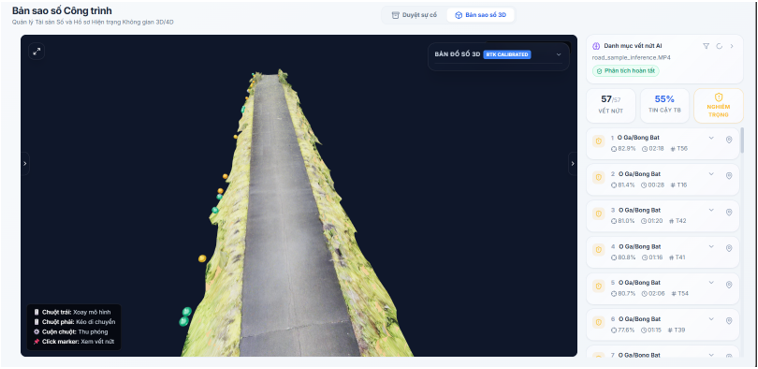
#> input picture docs/images/3d_digital_twin.png, 758 x 369 px; its folder holds only this picture in this run
$ python 03_slice_dataset_polygon_seg.py
#> lines starting #> are read from the running program, lines starting #| are printed output that depends on the picture
import os
import sys
import cv2
import yaml
import random
import shutil
import numpy as np
from pathlib import Path
from tqdm import tqdm
from concurrent.futures import ThreadPoolExecutor, as_completed
from collections import Counter

if hasattr(sys.stdout, "reconfigure"):
    sys.stdout.reconfigure(encoding='utf-8')
if hasattr(sys.stderr, "reconfigure"):
    sys.stderr.reconfigure(encoding='utf-8')

BASE_DIR = Path(__file__).parent

# Đường dẫn dữ liệu đã chia split sẵn của người dùng
SRC_DIR = Path(r"F:\bridge_defect_pipeline\data")
if not SRC_DIR.exists():
    SRC_DIR = BASE_DIR / "Dataset_Split"

DEST_DIR = BASE_DIR / "Dataset_Sliced"

PATCH_SIZE = 640
OVERLAP_PX = 128
BG_KEEP_RATIO = 0.50
NUM_WORKERS = 8
SPLITS = ["train", "val", "test"]

# ================================================================
# BẢNG LỌC VÀ ÁNH XẠ CHUẨN XÁC NATIVE 7 LỚP DẦM CẦU CỐT LÕI (0..6)
# ================================================================
RAW_TO_7CLASS_MAP = {
    0: 0,   # Biological_Growth -> 0
    2: 1,   # Corrosion -> 1
    3: 2,   # Crack -> 2
    4: 3,   # Efflorescence_Leaching -> 3
    6: 4,   # Exposed Rebar -> 4
    9: 5,   # Spalling -> 5
    10: 6   # Staining_Infiltration -> 6
}

PURE_7CLASSES_NAMES = {
    0: "Biological_Growth",
    1: "Corrosion",
    2: "Crack",
    3: "Efflorescence_Leaching",
    4: "Exposed Rebar",
    5: "Spalling",
    6: "Staining_Infiltration"
}

def parse_polygon_label(label_path):
    labels = []
    if not label_path.exists():
        return labels
    with open(label_path, "r", encoding="utf-8") as f:
        for line in f:
            parts = line.strip().split()
            if len(parts) >= 7:
                raw_cls_id = int(parts[0])
                # Lọc bỏ 4 lớp không thuộc 7 lớp dầm cầu cốt lõi
                if raw_cls_id in RAW_TO_7CLASS_MAP:
                    mapped_cls_id = RAW_TO_7CLASS_MAP[raw_cls_id]
                    coords = [float(x) for x in parts[1:]]
                    labels.append((mapped_cls_id, coords))
    return labels

def process_single_image(img_path, lbl_path, dest_img_dir, dest_lbl_dir, is_train=True):
#> called with is_train = True
    img = cv2.imread(str(img_path))
#> img is the input picture: shape (369, 758, 3); mean B, G, R 130.5, 123.1, 118.1
    if img is None:
        return 0, 0, Counter()

    h, w, _ = img.shape
#> h = 369; w = 758
    poly_labels = parse_polygon_label(lbl_path)

    stride = PATCH_SIZE - OVERLAP_PX
    x_steps = max(1, int(np.ceil((w - OVERLAP_PX) / stride)))
#> x_steps = 2
    y_steps = max(1, int(np.ceil((h - OVERLAP_PX) / stride)))
#> y_steps = 1

    bg_patches = []
    fg_patches = []
    stats = Counter()

    for i in range(y_steps):
        for j in range(x_steps):
            x1 = j * stride
            y1 = i * stride
            if x1 + PATCH_SIZE > w:
                x1 = max(0, w - PATCH_SIZE)
            if y1 + PATCH_SIZE > h:
                y1 = max(0, h - PATCH_SIZE)

            x2 = min(x1 + PATCH_SIZE, w)
            y2 = min(y1 + PATCH_SIZE, h)

            patch = img[y1:y2, x1:x2]
            ph, pw, _ = patch.shape

            if ph < PATCH_SIZE or pw < PATCH_SIZE:
                padded = np.zeros((PATCH_SIZE, PATCH_SIZE, 3), dtype=np.uint8)
                padded[0:ph, 0:pw] = patch
                patch = padded

            patch_polys = []
            for cls_id, coords in poly_labels:
                pts = np.array(coords).reshape(-1, 2)
                pts[:, 0] *= w
                pts[:, 1] *= h

                pts[:, 0] -= x1
                pts[:, 1] -= y1

                inside_pts = (pts[:, 0] >= 0) & (pts[:, 0] <= PATCH_SIZE) & \
                             (pts[:, 1] >= 0) & (pts[:, 1] <= PATCH_SIZE)

                if np.sum(inside_pts) >= 3:
                    pts[:, 0] = np.clip(pts[:, 0], 0, PATCH_SIZE)
                    pts[:, 1] = np.clip(pts[:, 1], 0, PATCH_SIZE)

                    pts_norm = pts / PATCH_SIZE
                    coords_str = " ".join([f"{pt[0]:.6f} {pt[1]:.6f}" for pt in pts_norm])
                    patch_polys.append(f"{cls_id} {coords_str}")
                    stats[cls_id] += 1

            patch_name = f"{img_path.stem}_p{x1}_{y1}"
            if patch_polys:
                fg_patches.append((patch_name, patch, patch_polys))
            else:
                bg_patches.append((patch_name, patch, []))
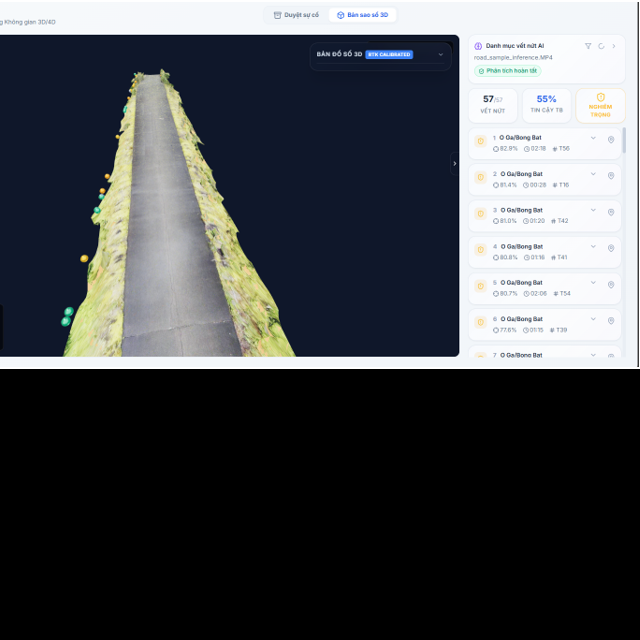
#> padded: shape (640, 640, 3); mean B, G, R 78.5, 75, 72.1
#> after the loop, bg_patches = 2 items; fg_patches = []; stats = 0 items

    if is_train and bg_patches:
        n_bg_keep = int(len(bg_patches) * BG_KEEP_RATIO)
#> n_bg_keep = 1
        bg_patches = random.sample(bg_patches, n_bg_keep)
#> bg_patches = 1 item

    saved_count = 0
    for patch_name, p_img, p_labels in (fg_patches + bg_patches):
        out_img_path = dest_img_dir / f"{patch_name}.jpg"
        out_lbl_path = dest_lbl_dir / f"{patch_name}.txt"
        cv2.imwrite(str(out_img_path), p_img)

        with open(out_lbl_path, "w", encoding="utf-8") as f:
            if p_labels:
                f.write("\n".join(p_labels) + "\n")
        saved_count += 1
#> this loop made 1 pass
#> (patch_name, p_labels, saved_count) on pass 1: ('3d_digital_twin_p118_0', [], 1)
#> after the loop, saved_count = 1

    return saved_count, len(fg_patches), stats

def run_slicing():
    print(f"\n{'='*65}")
    print("  01. SLICING DATASET POLYGON - 7 PURE BRIDGE CLASSES (nc: 7)")
    print(f"{'='*65}")
    print(f">> Nguồn dữ liệu gốc: {SRC_DIR}")

    for split in SPLITS:
        src_img_dir = SRC_DIR / "images" / split
        src_lbl_dir = SRC_DIR / "labels" / split

        if not src_img_dir.exists():
            src_img_dir = SRC_DIR / split / "images"
            src_lbl_dir = SRC_DIR / split / "labels"

        dest_img_dir = DEST_DIR / "images" / split
        dest_lbl_dir = DEST_DIR / "labels" / split

        dest_img_dir.mkdir(parents=True, exist_ok=True)
        dest_lbl_dir.mkdir(parents=True, exist_ok=True)

        if not src_img_dir.exists():
            print(f"⚠️ Bỏ qua split {split} vì không tìm thấy {src_img_dir}")
            continue

        img_files = list(src_img_dir.glob("*.*"))
        if not img_files:
            continue

        print(f"\n>> Đang cắt patch cho tập: [{split.upper()}] ({len(img_files)} ảnh gốc)...")
        is_train = (split == "train")

        total_saved = 0
        with ThreadPoolExecutor(max_workers=NUM_WORKERS) as executor:
            futures = [executor.submit(process_single_image, f, src_lbl_dir / f"{f.stem}.txt", dest_img_dir, dest_lbl_dir, is_train) for f in img_files]
#> futures = 1 item
            for future in tqdm(as_completed(futures), total=len(futures), desc=f"Slicing {split}"):
                saved, fg, stats = future.result()
                total_saved += saved
#> this loop made 1 pass
#> (saved, fg, total_saved) on pass 1: (1, 0, 1)
#> after the loop, total_saved = 1

        print(f"   ✅ Đã tạo {total_saved} patches cho tập {split}.")
#|    ✅ Đã tạo 1 patches cho tập train.

    yaml_content = {
        'path': str(DEST_DIR.absolute()).replace("\\", "/"),
        'train': 'images/train',
        'val': 'images/val',
        'test': 'images/test',
        'nc': 7,
        'names': PURE_7CLASSES_NAMES
    }
    with open(DEST_DIR / "data.yaml", "w", encoding="utf-8") as f:
        yaml.dump(yaml_content, f, sort_keys=False)

    print(f"\n✅ CẮT PATCH POLYGON HOÀN TẤT (nc: 7)! Dataset Sliced lưu tại: {DEST_DIR}")

if __name__ == "__main__":
    run_slicing()
